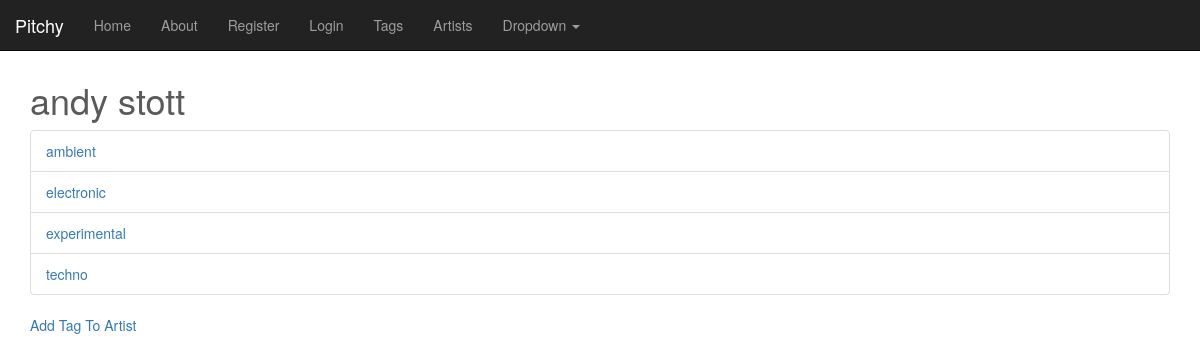
Screenshot of /artists/andy-stott/ with the database file from the repository.
### cherry/models.py (models this page shows, shortened)
class Artist(models.Model):
    name = models.CharField(max_length=128, unique=True)
    tags = models.ManyToManyField('Tag', through=TagArtist)
    slug = models.SlugField(unique=True)
    class Meta:
        ordering = ('name', )

class Tag(models.Model):
    name = models.CharField(max_length=128, unique=True)
    artists = models.ManyToManyField('Artist', through=TagArtist)
    slug = models.SlugField(unique=True)
    class Meta:
        ordering = ('name', )

### cherry/views.py (the view)
# urls.py: url(r'artists/(?P<artist_name_slug>[\w\d-]+)/$', views.artist, name='artist'),
def artist(request, artist_name_slug):
    artist = Artist.objects.get(slug=artist_name_slug)
    context_dict = {'name': artist.name}
    tags = Tag.objects.filter(artists=artist)
    context_dict['artist'] = artist
    context_dict['slug'] = artist_name_slug
    context_dict['tags'] = tags
    return render(request, 'cherry/artist.html', context_dict)

### templates/cherry/artist.html
{% extends 'base.html' %}
{% block body_block %}
    <h1>{{ artist.name }}</h1>
    <ul class="list-group">
    {% if tags %}
        {% for tag in tags %}
        <li class="list-group-item"><a href="{% url 'tag' tag.slug %}">{{ tag.name }}</a></li>
        {% endfor %}
    {% endif %}
    </ul>
    <a href="{% url 'add_tag_to_artist' artist.slug %}">Add Tag To Artist</a>
{% endblock %}

### static/css/carousel.css (style rules this page uses)
body { padding-bottom: 40px; color: #5a5a5a; }

### rows the page displays
Artist: name "andy stott"
Tag: name "ambient"
Tag: name "electronic"
Tag: name "experimental"
Tag: name "techno"
